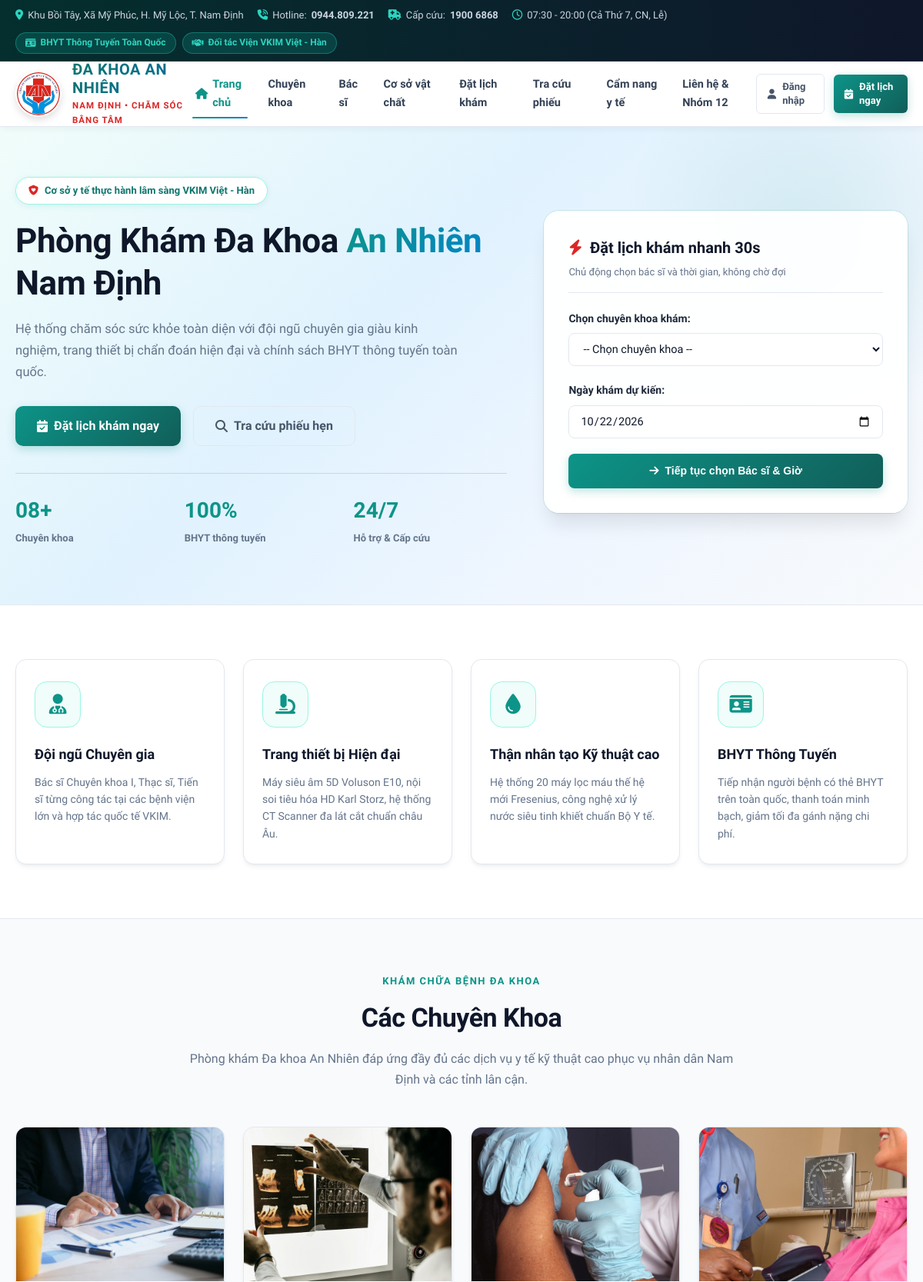
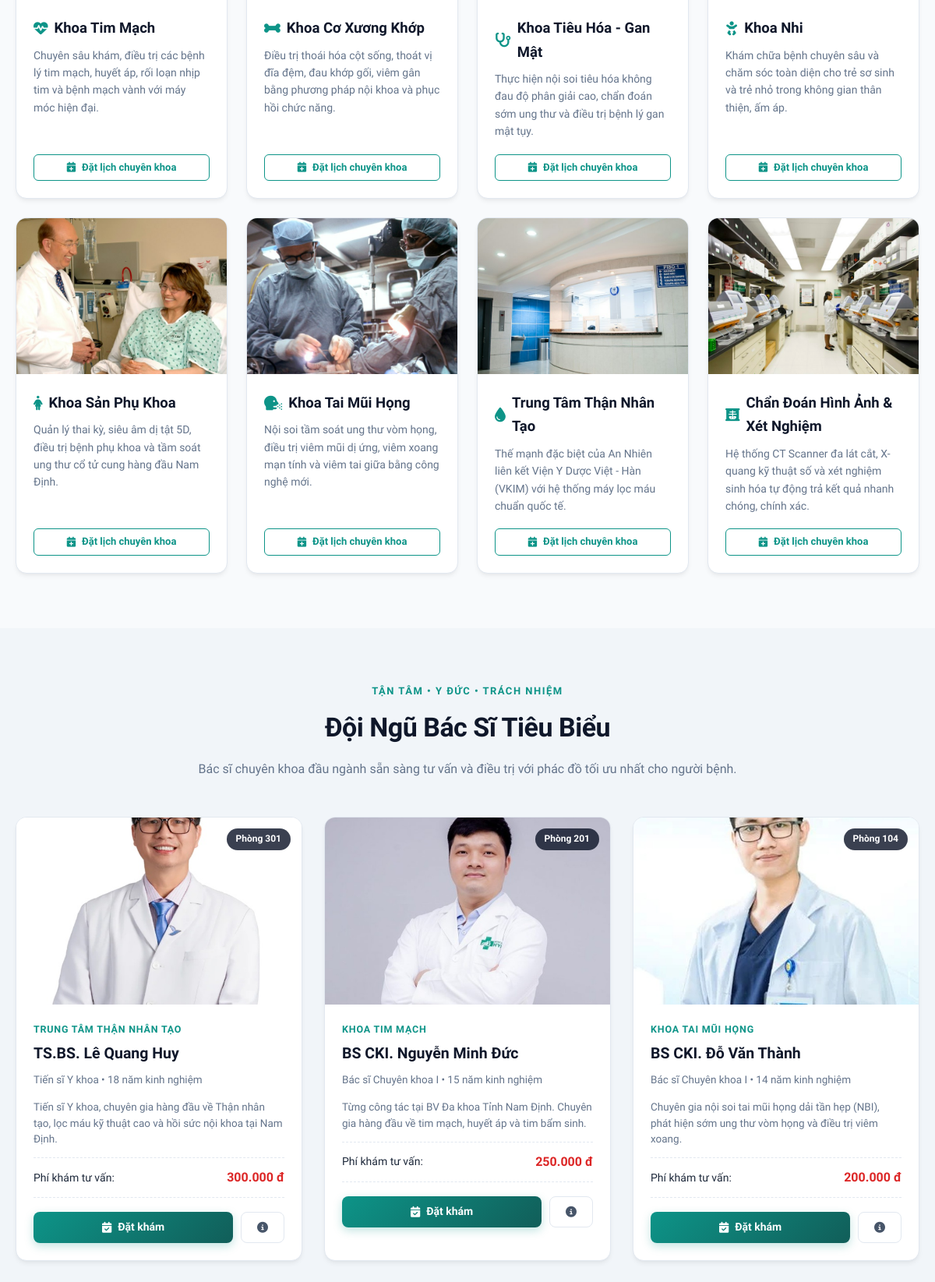
The page / (upper part) on the database its author committed (2 pictures, top to bottom).
### tables this page shows
CREATE TABLE `specialties` (
  `id` int NOT NULL AUTO_INCREMENT,
  `name` varchar(100) NOT NULL,
  `description` text,
  `image_url` varchar(255) DEFAULT NULL,
  `icon` varchar(50) DEFAULT NULL,
  PRIMARY KEY (`id`),
  UNIQUE KEY `name` (`name`)
);

CREATE TABLE `doctors` (
  `id` bigint NOT NULL AUTO_INCREMENT,
  `user_id` bigint NOT NULL,
  `specialty_id` int NOT NULL,
  `full_name` varchar(100) NOT NULL,
  `degree` varchar(50) DEFAULT NULL,
  `experience_years` int DEFAULT '1',
  `consultation_fee` decimal(10,2) DEFAULT '200000.00',
  `bio` text,
  `avatar` varchar(255) DEFAULT NULL,
  `clinic_room` varchar(50) DEFAULT 'Phòng 101',
  PRIMARY KEY (`id`),
  UNIQUE KEY `user_id` (`user_id`),
  KEY `fk_doctor_specialty` (`specialty_id`),
  CONSTRAINT `fk_doctor_specialty` FOREIGN KEY (`specialty_id`) REFERENCES `specialties` (`id`) ON DELETE CASCADE,
  CONSTRAINT `fk_doctor_user` FOREIGN KEY (`user_id`) REFERENCES `users` (`id`) ON DELETE CASCADE
);

### includes/functions.php (called while the page is built, shortened)
<?php
function formatMoney($amount) {
    return number_format((float)$amount, 0, ',', '.') . ' đ';
}

### index.php (the view, shortened to what this page needs)
<?php
require_once __DIR__ . '/includes/header.php';
$stmtSpec = $pdo->query("SELECT * FROM specialties ORDER BY id ASC LIMIT 8");
$specialties = $stmtSpec->fetchAll();
$stmtDoc = $pdo->query("SELECT d.*, s.name as specialty_name
                        FROM doctors d
                        JOIN specialties s ON d.specialty_id = s.id
                        ORDER BY d.experience_years DESC LIMIT 6");
$doctors = $stmtDoc->fetchAll();
?>
<section class="hero">
    <div class="container">
        <div class="hero-grid">
            <div class="hero-content">
                <div class="hero-tag">
                    <i class="fa-solid fa-shield-heart" style="color:#DC2626;"></i> Cơ sở y tế thực hành lâm sàng VKIM Việt - Hàn
                </div>
                <h1 class="hero-title">
                    Phòng Khám Đa Khoa <span>An Nhiên</span> Nam Định
                </h1>
                <p class="hero-subtitle">
                    Hệ thống chăm sóc sức khỏe toàn diện với đội ngũ chuyên gia giàu kinh nghiệm, trang thiết bị chẩn đoán hiện đại và chính sách BHYT thông tuyến toàn quốc.
                </p>
                <div class="hero-buttons">
                    <a href="<?= BASE_URL ?>/dat-lich.php" class="btn btn-lg btn-primary btn-pulse">
                        <i class="fa-solid fa-calendar-check"></i> Đặt lịch khám ngay
                    </a>
                    <a href="<?= BASE_URL ?>/tra-cuu.php" class="btn btn-lg btn-outline">
                        <i class="fa-solid fa-magnifying-glass"></i> Tra cứu phiếu hẹn
                    </a>
                </div>
                <div class="hero-stats">
                    <div class="hero-stat-item">
                        <h3>08+</h3>
                        <p>Chuyên khoa</p>
                    </div>
                    <div class="hero-stat-item">
                        <h3>100%</h3>
                        <p>BHYT thông tuyến</p>
                    </div>
                    <div class="hero-stat-item">
                        <h3>24/7</h3>
                        <p>Hỗ trợ & Cấp cứu</p>
                    </div>
                </div>
            </div>
            <div class="hero-card-booking">
                <div class="hero-card-header">
                    <h3><i class="fa-solid fa-bolt"></i> Đặt lịch khám nhanh 30s</h3>
                    <p style="font-size:13px;color:#64748B;margin-top:4px;">Chủ động chọn bác sĩ và thời gian, không chờ đợi</p>
                </div>
                <form action="<?= BASE_URL ?>/dat-lich.php" method="GET">
                    <div class="form-group">
                        <label class="form-label">Chọn chuyên khoa khám:</label>
                        <select name="specialty_id" class="form-select" required>
                            <option value="">-- Chọn chuyên khoa --</option>
                        </select>
                    </div>
                    <div class="form-group">
                        <label class="form-label">Ngày khám dự kiến:</label>
                        <input type="date" name="date" class="form-control" value="<?= date('Y-m-d') ?>" min="<?= date('Y-m-d') ?>" required>
                    </div>
                    <button type="submit" class="btn btn-primary" style="width:100%;padding:13px;">
                        <i class="fa-solid fa-arrow-right"></i> Tiếp tục chọn Bác sĩ & Giờ
                    </button>
                </form>
            </div>
        </div>
    </div>
</section>
<section class="section" style="background:#FFFFFF;border-bottom:1px solid #E2E8F0;">
    <div class="container">
        <div class="features-grid">
            <div class="feature-card">
                <div class="feature-icon"><i class="fa-solid fa-user-doctor"></i></div>
                <h4>Đội ngũ Chuyên gia</h4>
                <p>Bác sĩ Chuyên khoa I, Thạc sĩ, Tiến sĩ từng công tác tại các bệnh viện lớn và hợp tác quốc tế VKIM.</p>
            </div>
            <div class="feature-card">
                <div class="feature-icon"><i class="fa-solid fa-microscope"></i></div>
                <h4>Trang thiết bị Hiện đại</h4>
                <p>Máy siêu âm 5D Voluson E10, nội soi tiêu hóa HD Karl Storz, hệ thống CT Scanner đa lát cắt chuẩn châu Âu.</p>
            </div>
            <div class="feature-card">
                <div class="feature-icon"><i class="fa-solid fa-droplet"></i></div>
                <h4>Thận nhân tạo Kỹ thuật cao</h4>
                <p>Hệ thống 20 máy lọc máu thế hệ mới Fresenius, công nghệ xử lý nước siêu tinh khiết chuẩn Bộ Y tế.</p>
            </div>
            <div class="feature-card">
                <div class="feature-icon"><i class="fa-solid fa-id-card"></i></div>
                <h4>BHYT Thông Tuyến</h4>
                <p>Tiếp nhận người bệnh có thẻ BHYT trên toàn quốc, thanh toán minh bạch, giảm tối đa gánh nặng chi phí.</p>
            </div>
        </div>
    </div>
</section>
<section class="section">
    <div class="container">
        <div class="section-title-wrap">
            <span class="section-tag">Khám chữa bệnh đa khoa</span>
            <h2 class="section-title">Các Chuyên Khoa</h2>
            <p class="section-desc">Phòng khám Đa khoa An Nhiên đáp ứng đầy đủ các dịch vụ y tế kỹ thuật cao phục vụ nhân dân Nam Định và các tỉnh lân cận.</p>
        </div>
        <div class="specialties-grid">
            <?php foreach ($specialties as $sp): ?>
                <div class="specialty-card">
                    <img src="<?= BASE_URL ?>/<?= htmlspecialchars($sp['image_url']) ?>" alt="<?= htmlspecialchars($sp['name']) ?>" class="specialty-img">
                    <div class="specialty-body">
                        <h4 class="specialty-title">
                            <i class="fa-solid <?= htmlspecialchars($sp['icon'] ?? 'fa-stethoscope') ?>"></i>
                            <?= htmlspecialchars($sp['name']) ?>
                        </h4>
                        <p class="specialty-desc"><?= htmlspecialchars($sp['description']) ?></p>
                        <a href="<?= BASE_URL ?>/dat-lich.php?specialty_id=<?= $sp['id'] ?>" class="btn btn-sm btn-outline-primary" style="margin-top:auto;">
                            <i class="fa-solid fa-calendar-plus"></i> Đặt lịch chuyên khoa
                        </a>
                    </div>
                </div>
            <?php endforeach; ?>
        </div>
    </div>
</section>
<section class="section" style="background:#F1F5F9;">
    <div class="container">
        <div class="section-title-wrap">
            <span class="section-tag">Tận tâm • Y đức • Trách nhiệm</span>
            <h2 class="section-title">Đội Ngũ Bác Sĩ Tiêu Biểu</h2>
            <p class="section-desc">Bác sĩ chuyên khoa đầu ngành sẵn sàng tư vấn và điều trị với phác đồ tối ưu nhất cho người bệnh.</p>
        </div>
        <div class="doctors-grid">
            <?php foreach ($doctors as $doc): ?>
                <div class="doctor-card">
                    <div class="doctor-header">
                        <img src="<?= BASE_URL ?>/<?= htmlspecialchars($doc['avatar']) ?>" alt="<?= htmlspecialchars($doc['full_name']) ?>">
                        <span class="doctor-badge-room"><?= htmlspecialchars($doc['clinic_room']) ?></span>
                    </div>
                    <div class="doctor-body">
                        <div class="doctor-specialty"><?= htmlspecialchars($doc['specialty_name']) ?></div>
                        <h4 class="doctor-name"><?= htmlspecialchars($doc['full_name']) ?></h4>
                        <div class="doctor-degree"><?= htmlspecialchars($doc['degree']) ?> • <?= $doc['experience_years'] ?> năm kinh nghiệm</div>
                        <p style="font-size:13.5px;color:#64748B;margin-bottom:14px;line-height:1.5;">
                            <?= htmlspecialchars(mb_strimwidth($doc['bio'], 0, 110, '...')) ?>
                        </p>
                        <div class="doctor-meta">
                            <span>Phí khám tư vấn:</span>
                            <span class="doctor-fee"><?= formatMoney($doc['consultation_fee']) ?></span>
                        </div>
                        <div class="doctor-footer">
                            <a href="<?= BASE_URL ?>/dat-lich.php?doctor_id=<?= $doc['id'] ?>" class="btn btn-primary" style="flex:1;">
                                <i class="fa-solid fa-calendar-check"></i> Đặt khám
                            </a>
                            <a href="<?= BASE_URL ?>/bac-si.php#doc-<?= $doc['id'] ?>" class="btn btn-outline" title="Xem hồ sơ">
                                <i class="fa-solid fa-circle-info"></i>
                            </a>
                        </div>
                    </div>
                </div>
            <?php endforeach; ?>
        </div>
    </div>
</section>
<?php require_once __DIR__ . '/includes/footer.php'; ?>

### rows shown on the page
specialties: image_url (picture), name "Khoa Tim Mạch", description "Chuyên sâu khám, điều trị các bệnh lý tim mạch, huyết áp, rối loạn nhịp tim và bệnh mạch vành với máy móc hiện đại."
specialties: image_url (picture), name "Khoa Cơ Xương Khớp", description "Điều trị thoái hóa cột sống, thoát vị đĩa đệm, đau khớp gối, viêm gân bằng phương pháp nội khoa và phục hồi chức năng."
specialties: image_url (picture), name "Khoa Tiêu Hóa - Gan Mật", description "Thực hiện nội soi tiêu hóa không đau độ phân giải cao, chẩn đoán sớm ung thư và điều trị bệnh lý gan mật tụy."
specialties: image_url (picture), name "Khoa Nhi", description "Khám chữa bệnh chuyên sâu và chăm sóc toàn diện cho trẻ sơ sinh và trẻ nhỏ trong không gian thân thiện, ấm áp."
specialties: image_url (picture), name "Khoa Sản Phụ Khoa", description "Quản lý thai kỳ, siêu âm dị tật 5D, điều trị bệnh phụ khoa và tầm soát ung thư cổ tử cung hàng đầu Nam Định."
specialties: image_url (picture), name "Khoa Tai Mũi Họng", description "Nội soi tầm soát ung thư vòm họng, điều trị viêm mũi dị ứng, viêm xoang mạn tính và viêm tai giữa bằng công nghệ mới."
specialties: image_url (picture), name "Trung Tâm Thận Nhân Tạo", description "Thế mạnh đặc biệt của An Nhiên liên kết Viện Y Dược Việt - Hàn (VKIM) với hệ thống máy lọc máu chuẩn quốc tế."
specialties: image_url (picture), name "Chẩn Đoán Hình Ảnh & Xét Nghiệm", description "Hệ thống CT Scanner đa lát cắt, X-quang kỹ thuật số và xét nghiệm sinh hóa tự động trả kết quả nhanh chóng, chính xác."
doctors: avatar (picture), clinic_room "Phòng 301", specialty.name "TRUNG TÂM THẬN NHÂN TẠO", full_name "TS.BS. Lê Quang Huy", degree "Tiến sĩ Y khoa", experience_years "18", bio "Tiến sĩ Y khoa, chuyên gia hàng đầu về Thận nhân tạo, lọc máu kỹ thuật cao và hồi sức nội khoa tại Nam Định.", consultation_fee "300.000 đ"
doctors: avatar (picture), clinic_room "Phòng 201", specialty.name "KHOA TIM MẠCH", full_name "BS CKI. Nguyễn Minh Đức", degree "Bác sĩ Chuyên khoa I", experience_years "15", bio "Từng công tác tại BV Đa khoa Tỉnh Nam Định. Chuyên gia hàng đầu về tim mạch, huyết áp và tim bẩm sinh.", consultation_fee "250.000 đ"
doctors: avatar (picture), clinic_room "Phòng 104", specialty.name "KHOA TAI MŨI HỌNG", full_name "BS CKI. Đỗ Văn Thành", degree "Bác sĩ Chuyên khoa I", experience_years "14", bio "Chuyên gia nội soi tai mũi họng dải tần hẹp (NBI), phát hiện sớm ung thư vòm họng và điều trị viêm xoang.", consultation_fee "200.000 đ"
